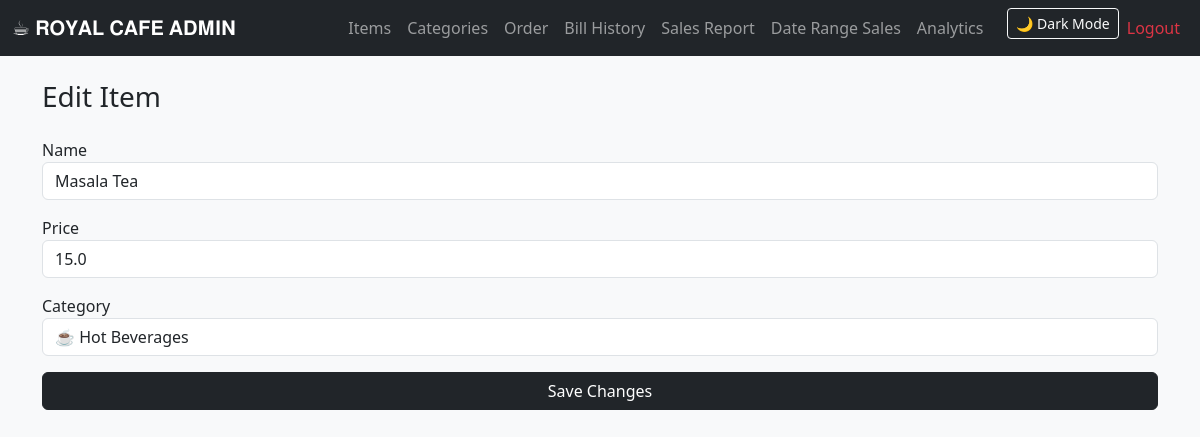
The app's page /edit/1 (signed in) with its own data.
### tables this page shows
CREATE TABLE items(
            id INTEGER PRIMARY KEY AUTOINCREMENT,
            name TEXT,
            price REAL,
            category_id INTEGER,
            FOREIGN KEY(category_id) REFERENCES categories(id)
        );

CREATE TABLE categories(
            id INTEGER PRIMARY KEY AUTOINCREMENT,
            name TEXT UNIQUE
        );

### app.py (the view, shortened to what this page needs)
@app.route("/edit/<int:id>", methods=["GET", "POST"])
def edit_item(id):
    if "user" not in session:
        return redirect("/")
    con = db()
    cur = con.cursor()
    item = cur.execute("SELECT * FROM items WHERE id=?", (id,)).fetchone()
    categories = cur.execute("SELECT * FROM categories").fetchall()
    con.close()
    return render_template("edit_item.html", item=item, categories=categories)

### app.py (called while the page is built)
def db():
    return sqlite3.connect(DB)

### templates/edit_item.html
{% extends "layout.html" %}
{% block content %}
<h3 class="mb-4">Edit Item</h3>
<form method="POST">
    <div class="mb-3">
        <label>Name</label>
        <input class="form-control" name="name" value="{{ item[1] }}">
    </div>
    <div class="mb-3">
        <label>Price</label>
        <input class="form-control" name="price" type="number" step="0.01" value="{{ item[2] }}">
    </div>
    <div class="mb-3">
        <label>Category</label>
        <select class="form-control" name="category">
            {% for c in categories %}
                <option value="{{ c[0] }}" {% if c[0] == item[3] %}selected{% endif %}>
                    {{ c[1] }}
                </option>
            {% endfor %}
        </select>
    </div>
    <button class="btn btn-dark w-100">Save Changes</button>
</form>
{% endblock %}

### static/style.css (style rules this page uses)
body { background: #f5f5f5; }

### templates/layout.html (style rules this page uses)
body { background: #f8f9fa; color: #212529; }

### records on screen
items: name "Masala Tea", price "15.0", category "☕ Hot Beverages"
